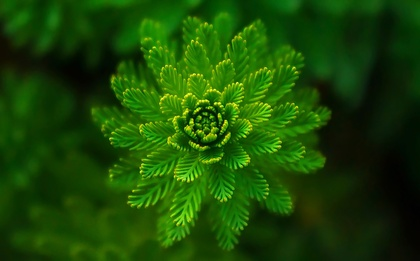
%> input picture green_test.jpg, 420 x 261 px, shrunk from 3600 x 2236 before the run
$ octave colour_recognition.m   (GNU Octave 9; MATLAB toolbox functions it lacks are replaced by stand-ins)
%> lines starting %> are read from the running program, lines starting %| are printed output that depends on the picture; in (x1, y1, x2, y2) boxes, pixels count from 0 and x2, y2 are one past the last pixel; in counts of white or black regions, pixels touching at a corner belong together; the program's own positions count from 1
%-------------------------------------------Training Code----------------------------------------------------------------
clear all; clc; close all;
test_sensitivity = input('input sensitivity of test data to target color\n(the lower it i1s, the more accepting it is to darker colors. best from 30 to 150): ');
%> the answer given: 3
sensitivity = input('input sensitivity(best from 1 to 2.5): ');
%> the answer given: 1
masked = imread('green_test.jpg');
%> masked is the input picture: size 261x420x3 uint8; mean R, G, B 25.3, 72.9, 4.2

[nrow, ncol, ~] = size(masked);
%> nrow = 261; ncol = 420

count=0;
for i = 1:1:nrow
    for j = 1:1:ncol
        c = masked(i,j,:);

        if any(c>test_sensitivity)
            count = count + 1;
            reds(count) = double(masked(i, j, 1));
            grns(count) = double(masked(i, j, 2));
            blus(count) = double(masked(i, j, 3));
        end
    end
end
%> after the loop, count = 109096

avgorange = [0, 0, 0];
avgorange(1) = mean(reds);
avgorange(2) = mean(grns);
avgorange(3) = mean(blus);

stdorange = [0, 0, 0];
stdorange(1) = std(reds);
stdorange(2) = std(grns);
stdorange(3) = std(blus);

upper = ceil(avgorange + (sensitivity*stdorange));
%> upper = [49 115 12]
lower = floor(avgorange - (sensitivity*stdorange));
%> lower = [1 31 -3]

for i = 1:1:length(lower)
    if lower(i)<0
        lower(i)=0;
    end
end
%> this loop made 3 passes
%> after the loop, lower = [1 31 0]

%-------------------------------------------Training Code----------------------------------------------------------------

image = imread('peppers.jpg');
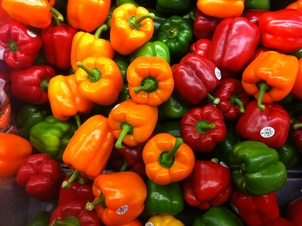
%> input picture peppers.jpg, 302 x 226 px, shrunk from 2592 x 1936 before the run
%> image is the input picture: size 226x302x3 uint8; mean R, G, B 142, 59.4, 16.3
[nrow, ncol, ncolor] = size(image);
%> nrow = 226; ncol = 302; ncolor = 3

for i = 1:1:nrow
    for j = 1:1:ncol
        values(1) = image(i, j, 1);
        values(2) = image(i, j, 2);
        values(3) = image(i, j, 3);
        if (values>=lower) == (values<=upper)
           image(i, j, :) = 255;
        end
    end
end
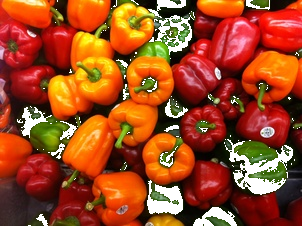
%> image: size 226x302x3 uint8; 6.65% of pixels changed, all inside (x1, y1, x2, y2) = (17, 0, 300, 226)
%> after the loop, values = [116 2 1]

imshow(image)
